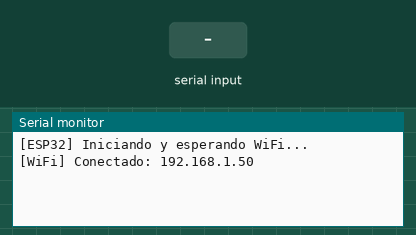
The sketch below on a simulated ESP32. Parts: the last lines printed to the serial monitor. Inputs (shaded band) come from the test bench. WiFi joins after 1.5 s; servers stay silent unless stated; uploads are accepted with an empty reply.

Above: at 2.7 s.
2.8 s: "1\n" received over Serial
At 4.0 s:
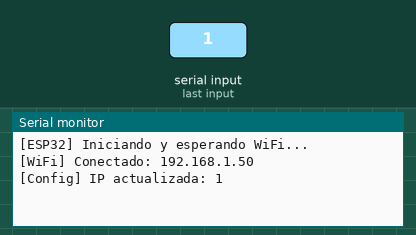
4.3 s: "1\n" received over the second serial link
At 5.4 s:
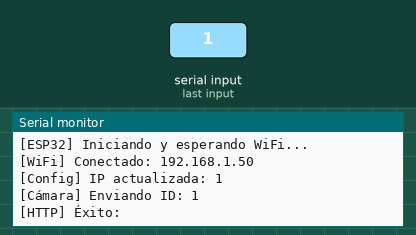

Measured:
- after the input at 2.8 s, the serial monitor: prints a new line at once (image 1)
- after the input at 4.3 s, the serial monitor: prints a new line at once (image 2)

The sketch:

nodeMCU32-Server.ino
```cpp
#include <Arduino.h>
#include <WiFi.h>
#include <WiFiMulti.h>
#include <HTTPClient.h>
#include <HardwareSerial.h>
#include <WiFiClient.h>

const int ArduinoRX = 16;
const int ArduinoTX = 17;

HardwareSerial arduino(1);
WiFiMulti wifiMulti;
String serverIP = "192.168.1.100";
String bufferSerial = "";

char SENSOR_ACTIVO = '1';
int contador = 0;

void procesarMensaje(int valorIngresado);

void setup() {
  arduino.begin(9600, SERIAL_8N1, ArduinoRX, ArduinoTX);
  Serial.begin(9600);

  wifiMulti.addAP("INFINITUM98A4_2.4", "ftD5f8CE2m");
  wifiMulti.addAP("TECNM/ITCM AF", "");
  wifiMulti.addAP("UAS/ESTUDIANTES", "");
  wifiMulti.addAP("Galaxy Yoyo", "dddr8057");

  Serial.println("[ESP32] Iniciando y esperando WiFi...");

  while (wifiMulti.run() != WL_CONNECTED) {
    delay(500);
    Serial.print(".");
    }
  Serial.println("\n[WiFi] Conectado: " + WiFi.localIP().toString());
}

void loop() {
  if (Serial.available() > 0) {
    String nuevaIP = Serial.readStringUntil('\n');
    nuevaIP.trim();
    if (nuevaIP.length() > 0) {
      serverIP = nuevaIP;
      Serial.println("[Config] IP actualizada: " + serverIP);
    }
  }

  while (arduino.available() > 0) {
    char c = (char)arduino.read();
    bufferSerial += c;
    if (c == '\n') {
      bufferSerial.trim();
      if (bufferSerial.length() > 0) {
        int datoNumerico = bufferSerial.toInt();
        procesarMensaje(datoNumerico);
      }
      bufferSerial = "";
    }
  }
}

void procesarMensaje(int msgVal) {
  // Comandos de Bloqueo/Desbloqueo
  if (msgVal == -10) {
    SENSOR_ACTIVO = '0';
    Serial.println("[Estado] Sistema Bloqueado");
  }
  else if (msgVal == -11) {
    SENSOR_ACTIVO = '1';
    Serial.println("[Estado] Sistema Desbloqueado");
  }

  // Recepción de ID de Rostro
  else if (msgVal > 0 && msgVal < 1000) {
    if (SENSOR_ACTIVO == '1') {
      Serial.print("[Cámara] Enviando ID: ");
      Serial.println(msgVal);

      if (wifiMulti.run() == WL_CONNECTED) {
        WiFiClient client;
        HTTPClient http;
        String url = "http://" + serverIP + ":3010/accesos";

        if (http.begin(client, url)) {
          http.addHeader("Content-Type", "application/json");

          char cdata[64];
          // Enviando como JSON: {"id_usuario": 123}
          sprintf(cdata, "{\"id_usuario\":%d}", msgVal);

          int httpCode = http.POST(cdata);

          if (httpCode > 0) {
            if (httpCode == HTTP_CODE_OK || httpCode == HTTP_CODE_CREATED) {
              Serial.println("[HTTP] Éxito: " + http.getString());
              contador++;
            } else {
              Serial.printf("[HTTP] Error del Servidor: %d - %s\n", httpCode, http.getString().c_str());
            }
          } else {
            Serial.printf("[HTTP] Fallo de red: %s\n", http.errorToString(httpCode).c_str());
          }
          http.end();
        }
      }
      delay(5000);
    }
    else {
      Serial.println("[Seguridad] ID rechazado. Sistema bloqueado.");
    }
  }
}
```
